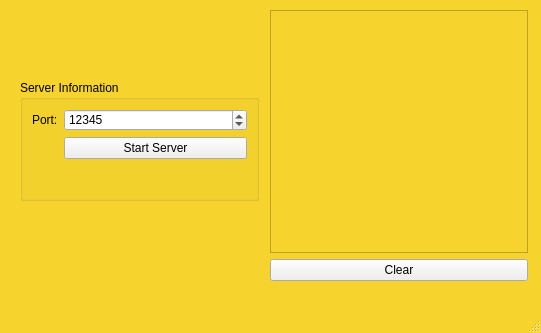
<?xml version="1.0" encoding="UTF-8"?>
<ui version="4.0">
 <class>MainWindow</class>
 <widget class="QMainWindow" name="MainWindow">
  <property name="geometry">
   <rect>
    <x>0</x>
    <y>0</y>
    <width>541</width>
    <height>333</height>
   </rect>
  </property>
  <property name="windowTitle">
   <string>Server</string>
  </property>
  <property name="styleSheet">
   <string notr="true">#MainWindow {
 background-color: rgb(246, 211, 45);
color: rgb(0, 0, 0);
}
#lblConnectionStatus[state = &quot;0&quot;]{
	background-color: rgb(234, 0, 0);
}

#lblConnectionStatus[state = &quot;1&quot;]{
	
	background-color: rgb(67, 135, 100);
}
</string>
  </property>
  <widget class="QWidget" name="centralwidget">
   <widget class="QWidget" name="layoutWidget">
    <property name="geometry">
     <rect>
      <x>270</x>
      <y>10</y>
      <width>258</width>
      <height>271</height>
     </rect>
    </property>
    <layout class="QVBoxLayout" name="verticalLayout">
     <item>
      <widget class="QListWidget" name="lstConsole">
       <property name="styleSheet">
        <string notr="true">background-color: rgb(246, 211, 45);
color: rgb(0, 0, 0);</string>
       </property>
      </widget>
     </item>
     <item>
      <widget class="QPushButton" name="btnClear">
       <property name="styleSheet">
        <string notr="true"/>
       </property>
       <property name="text">
        <string>Clear</string>
       </property>
      </widget>
     </item>
    </layout>
   </widget>
   <widget class="QGroupBox" name="groupBox">
    <property name="geometry">
     <rect>
      <x>20</x>
      <y>80</y>
      <width>239</width>
      <height>121</height>
     </rect>
    </property>
    <property name="styleSheet">
     <string notr="true"/>
    </property>
    <property name="title">
     <string>Server Information</string>
    </property>
    <layout class="QFormLayout" name="formLayout">
     <item row="0" column="0">
      <widget class="QLabel" name="label">
       <property name="text">
        <string>Port:</string>
       </property>
      </widget>
     </item>
     <item row="0" column="1">
      <widget class="QSpinBox" name="spnServerPort">
       <property name="minimum">
        <number>1024</number>
       </property>
       <property name="maximum">
        <number>65535</number>
       </property>
       <property name="value">
        <number>12345</number>
       </property>
      </widget>
     </item>
     <item row="1" column="1">
      <widget class="QPushButton" name="btnStartServer">
       <property name="styleSheet">
        <string notr="true"/>
       </property>
       <property name="text">
        <string>Start Server</string>
       </property>
      </widget>
     </item>
     <item row="1" column="0">
      <widget class="QLabel" name="lblConnectionStatus">
       <property name="minimumSize">
        <size>
         <width>25</width>
         <height>25</height>
        </size>
       </property>
       <property name="maximumSize">
        <size>
         <width>25</width>
         <height>25</height>
        </size>
       </property>
       <property name="text">
        <string/>
       </property>
       <property name="state" stdset="0">
        <string>0</string>
       </property>
      </widget>
     </item>
    </layout>
   </widget>
  </widget>
  <widget class="QMenuBar" name="menubar">
   <property name="geometry">
    <rect>
     <x>0</x>
     <y>0</y>
     <width>541</width>
     <height>22</height>
    </rect>
   </property>
  </widget>
  <widget class="QStatusBar" name="statusbar"/>
 </widget>
 <resources/>
 <connections>
  <connection>
   <sender>btnClear</sender>
   <signal>clicked()</signal>
   <receiver>lstConsole</receiver>
   <slot>clear()</slot>
   <hints>
    <hint type="sourcelabel">
     <x>306</x>
     <y>241</y>
    </hint>
    <hint type="destinationlabel">
     <x>310</x>
     <y>183</y>
    </hint>
   </hints>
  </connection>
 </connections>
</ui>
